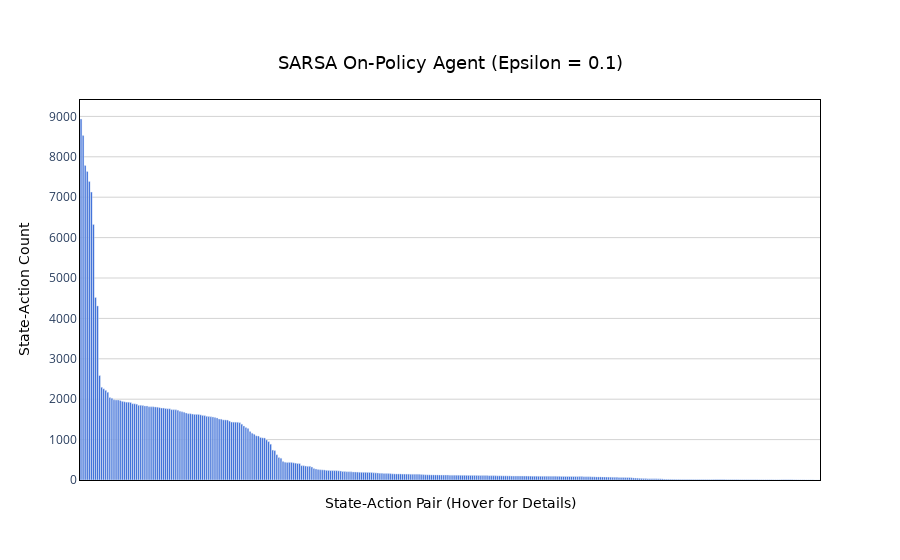

Source (notebook cell):
### Code cell
plot_state_action_counts(sarsa_agent_1.n_counter, "SARSA On-Policy Agent (Epsilon = 0.1)")

### Figure 1 — Plotly figure (JSON) as saved in the notebook; plotly's stock layout.template omitted (floating-point values rounded to 4 significant figures; data arrays with more than 128 entries replaced by an {"elided": "..."} marker saying what was removed)
{"data": [{"hoverinfo": "text", "hoverlabel": {"bgcolor": "rgba(60, 60, 60, 0.85)", "bordercolor": "rgba(60, 60, 60, 0.85)", "font": {"color": "white", "family": "DejaVu Sans, Arial, sans-serif"}}, "hovertext": {"elided": "359 str values"}, "marker": {"color": "#245cd4"}, "type": "bar", "x": {"elided": "359 str values"}, "y": {"elided": "359 int values"}}], "layout": {"plot_bgcolor": "white", "title": {"font": {"color": "black", "family": "DejaVu Sans, Arial, sans-serif", "size": 18}, "text": "SARSA On-Policy Agent (Epsilon = 0.1)", "x": 0.5, "xanchor": "center", "y": 0.9, "yanchor": "top"}, "xaxis": {"linecolor": "black", "linewidth": 1, "mirror": true, "showline": true, "tickmode": "array", "ticktext": [], "tickvals": [], "title": {"font": {"color": "black", "family": "DejaVu Sans, Arial, sans-serif", "size": 14}, "text": "State-Action Pair (Hover for Details)"}}, "yaxis": {"gridcolor": "lightgray", "gridwidth": 1, "linecolor": "black", "linewidth": 1, "mirror": true, "showgrid": true, "showline": true, "title": {"font": {"color": "black", "family": "DejaVu Sans, Arial, sans-serif", "size": 14}, "text": "State-Action Count"}}}}
